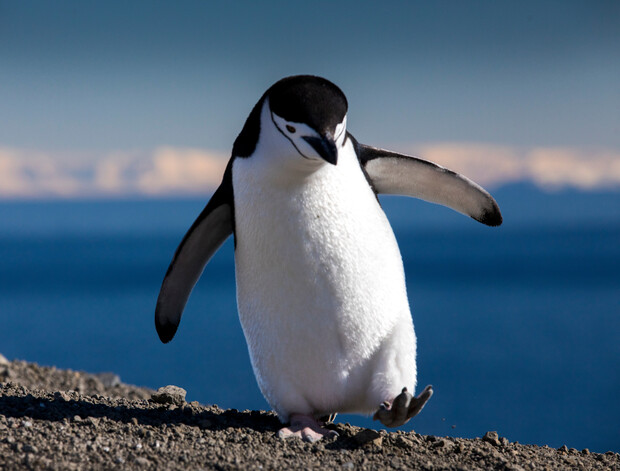
#> input picture ALGOS_CODE/input.jpg, 620 x 471 px
$ python brightness.py
#> lines starting #> are read from the running program, lines starting #| are printed output that depends on the picture
#> further down, img is the input picture: PIL image 620x471 RGB; mean R, G, B 77.7, 101.5, 122.8
import numpy as np
from PIL import Image
#JUST CHECKING COMMIT
def increase_brightness(image, value):
#> called with value = 40
    try:
        # Convert image pixels to int16 to avoid overflow during addition
        img_int = image.astype(np.int16)
        # Add the brightness value to all pixels
        img_bright = img_int + value +10
        # Clip the result to [0, 255] to fit into valid pixel value range
        img_bright = np.clip(img_bright, 0, 255)
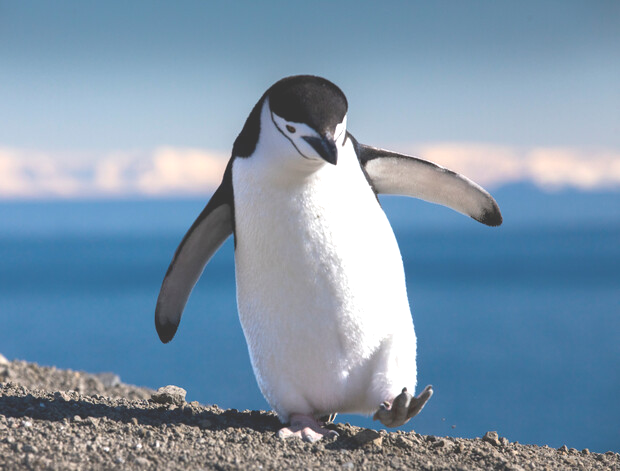
#> img_bright: shape (471, 620, 3) int16; mean R, G, B 126.1, 150, 171.2

        # Convert back to uint8
        return img_bright.astype(np.uint8)
    except Exception as e:
        print("Error while increasing brightness:", e)
        return image
try:
    # Open the image file
    img = Image.open("input.jpg")
except FileNotFoundError:
    print("Error x: input.jpg not found.")
    exit()
except Exception as e:
    print(f"Error x opening image: {e}")
    exit()

try:
    img_np = np.array(img)

    # Increase brightness by 50
    bright_img_np = increase_brightness(img_np, 40)
    # Convert back to PIL Image
    bright_img = Image.fromarray(bright_img_np)

    # Save and show the result
    bright_img.save("brightened.jpg")
    bright_img.show()

except Exception as e:
    print("Error during image processing:", e)
